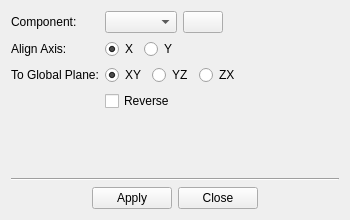
<?xml version="1.0" encoding="UTF-8"?>
<ui version="4.0">
 <class>AlignRotation</class>
 <widget class="QWidget" name="AlignRotation">
   <property name="geometry">
    <rect>
     <x>0</x>
     <y>0</y>
     <width>350</width>
     <height>220</height>
    </rect>
   </property>
  <property name="windowTitle">
   <string>Align Component Rotation</string>
  </property>
  <layout class="QVBoxLayout" name="mainLayout">
   <item>
    <layout class="QFormLayout" name="formLayout">
     <property name="fieldGrowthPolicy">
      <enum>QFormLayout::ExpandingFieldsGrow</enum>
     </property>
     
     <!-- Component Selection -->
     <item row="0" column="0">
      <widget class="QLabel" name="label_1">
       <property name="text">
        <string>Component:</string>
       </property>
      </widget>
     </item>
     <item row="0" column="1">
      <layout class="QHBoxLayout">
       <item>
        <widget class="QComboBox" name="componentComboBox"/>
       </item>
        <item>
          <widget class="QPushButton" name="pickComponentButton">
           <property name="text">
            <string></string>
           </property>
           <property name="maximumWidth">
            <number>32</number>
           </property>
          </widget>
        </item>
      </layout>
     </item>
     
     <!-- Align Axis -->
     <item row="1" column="0">
      <widget class="QLabel" name="label_2">
       <property name="text">
        <string>Align Axis:</string>
       </property>
      </widget>
     </item>
     <item row="1" column="1">
      <layout class="QHBoxLayout">
        <item>
         <widget class="QRadioButton" name="alignAxisX">
          <property name="text">
           <string>X</string>
          </property>
          <property name="checked">
           <bool>true</bool>
          </property>
          <attribute name="buttonGroup">
           <string notr="true">alignAxisGroup</string>
          </attribute>
         </widget>
        </item>
        <item>
         <widget class="QRadioButton" name="alignAxisY">
          <property name="text">
           <string>Y</string>
          </property>
          <attribute name="buttonGroup">
           <string notr="true">alignAxisGroup</string>
          </attribute>
         </widget>
        </item>
        <item>
         <spacer>
          <property name="orientation">
           <enum>Qt::Horizontal</enum>
          </property>
          <property name="sizeHint" stdset="0">
           <size>
            <width>40</width>
            <height>20</height>
           </size>
          </property>
         </spacer>
        </item>
      </layout>
     </item>
     
     <!-- To Global Plane -->
     <item row="2" column="0">
      <widget class="QLabel" name="label_3">
       <property name="text">
        <string>To Global Plane:</string>
       </property>
      </widget>
     </item>
     <item row="2" column="1">
      <layout class="QHBoxLayout">
        <item>
         <widget class="QRadioButton" name="planeXY">
          <property name="text">
           <string>XY</string>
          </property>
          <property name="checked">
           <bool>true</bool>
          </property>
          <attribute name="buttonGroup">
           <string notr="true">planeGroup</string>
          </attribute>
         </widget>
        </item>
        <item>
         <widget class="QRadioButton" name="planeYZ">
          <property name="text">
           <string>YZ</string>
          </property>
          <attribute name="buttonGroup">
           <string notr="true">planeGroup</string>
          </attribute>
         </widget>
        </item>
        <item>
         <widget class="QRadioButton" name="planeZX">
          <property name="text">
           <string>ZX</string>
          </property>
          <attribute name="buttonGroup">
           <string notr="true">planeGroup</string>
          </attribute>
         </widget>
        </item>
        <item>
         <spacer>
          <property name="orientation">
           <enum>Qt::Horizontal</enum>
          </property>
          <property name="sizeHint" stdset="0">
           <size>
            <width>40</width>
            <height>20</height>
           </size>
          </property>
         </spacer>
        </item>
      </layout>
     </item>
     
     <!-- Reverse -->
     <item row="3" column="1">
      <widget class="QCheckBox" name="reverseCheckBox">
       <property name="text">
        <string>Reverse</string>
       </property>
      </widget>
     </item>
     
     </layout>
    </item>
    
    <!-- Separator -->
    <item>
     <widget class="QFrame" name="line">
      <property name="frameShape">
       <enum>QFrame::HLine</enum>
      </property>
      <property name="frameShadow">
       <enum>QFrame::Sunken</enum>
      </property>
     </widget>
    </item>
    
    <!-- Buttons -->
    <item>
     <layout class="QHBoxLayout">
      <item>
       <spacer name="horizontalSpacerLeft">
        <property name="orientation">
         <enum>Qt::Horizontal</enum>
        </property>
        <property name="sizeHint" stdset="0">
         <size>
          <width>40</width>
          <height>20</height>
         </size>
        </property>
       </spacer>
      </item>
      <item>
       <widget class="QPushButton" name="applyButton">
        <property name="text">
         <string>Apply</string>
        </property>
       </widget>
      </item>
      <item>
       <widget class="QPushButton" name="closeButton">
        <property name="text">
         <string>Close</string>
        </property>
       </widget>
      </item>
      <item>
       <spacer name="horizontalSpacerRight">
        <property name="orientation">
         <enum>Qt::Horizontal</enum>
        </property>
        <property name="sizeHint" stdset="0">
         <size>
          <width>40</width>
          <height>20</height>
         </size>
        </property>
       </spacer>
      </item>
     </layout>
    </item>
   
  </layout>
 </widget>
 <buttongroups>
  <buttongroup name="alignAxisGroup"/>
  <buttongroup name="planeGroup"/>
 </buttongroups>
 <resources/>
 <connections/>
</ui>
